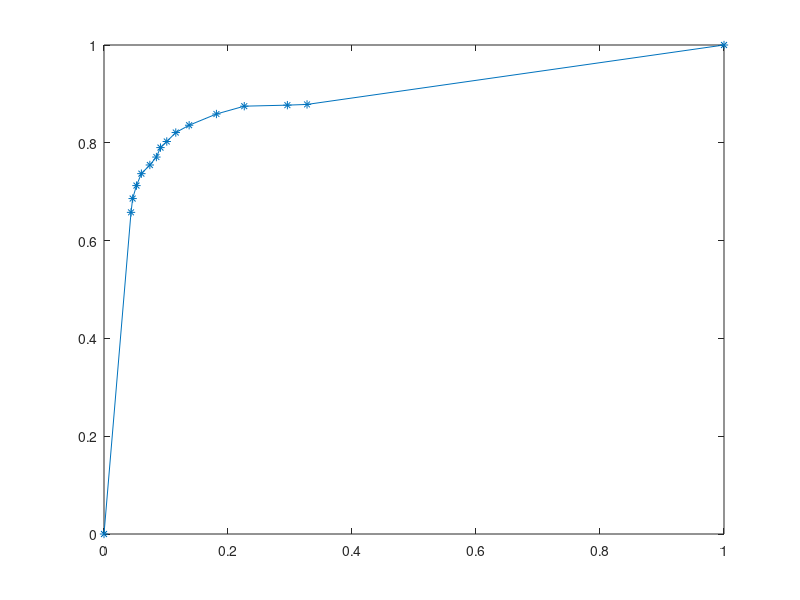

Recreate this plot in MATLAB.
%% Results with average_distance1 (with a threshold)
Recall_vector    = [0.878475 0.877001 0.874895 0.858888 0.835931 0.820977, ...
                    0.802654 0.790227 0.770851 0.754634 0.736942 0.712511, ...
                    0.685973 0.657751];
Specifity_vector = [0.672535 0.704225 0.773768 0.818662 0.862676 0.884243, ...
                    0.898768 0.908891 0.915493 0.926056 0.939701 0.947623, ...
                    0.953785 0.956426];

x = ones(size(Specifity_vector,2),1)' - Specifity_vector;

plot([1 x 0],[1 Recall_vector 0],'*-')
axis([0,1,0,1])